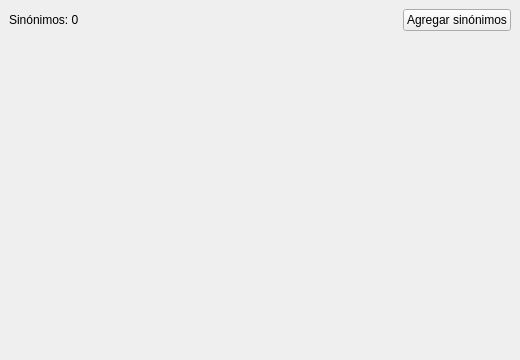
<?xml version="1.0" encoding="UTF-8"?>
<ui version="4.0">
 <class>MainWindow</class>
 <widget class="QMainWindow" name="MainWindow">
  <property name="geometry">
   <rect>
    <x>0</x>
    <y>0</y>
    <width>520</width>
    <height>360</height>
   </rect>
  </property>
  <property name="windowTitle">
   <string>Checklist de sinónimos</string>
  </property>
  <widget class="QWidget" name="centralWidget">
   <layout class="QVBoxLayout" name="verticalLayout">
    <item>
     <layout class="QHBoxLayout" name="toolbarLayout">
      <item>
       <widget class="QLabel" name="statusLabel">
        <property name="text">
         <string>Sinónimos: 0</string>
        </property>
       </widget>
      </item>
      <item>
       <spacer name="horizontalSpacer">
        <property name="orientation">
         <enum>Qt::Horizontal</enum>
        </property>
        <property name="sizeHint" stdset="0">
         <size>
          <width>40</width>
          <height>20</height>
         </size>
        </property>
       </spacer>
      </item>
      <item>
       <widget class="QPushButton" name="addSinonimoButton">
        <property name="text">
         <string>Agregar sinónimos</string>
        </property>
       </widget>
      </item>
     </layout>
    </item>
    <item>
     <layout class="QVBoxLayout" name="sinonimosLayout"/>
    </item>
    <item>
     <spacer name="verticalSpacer">
      <property name="orientation">
       <enum>Qt::Vertical</enum>
      </property>
      <property name="sizeHint" stdset="0">
       <size>
        <width>20</width>
        <height>40</height>
       </size>
      </property>
     </spacer>
    </item>
   </layout>
  </widget>
 </widget>
 <resources/>
 <connections/>
</ui>
